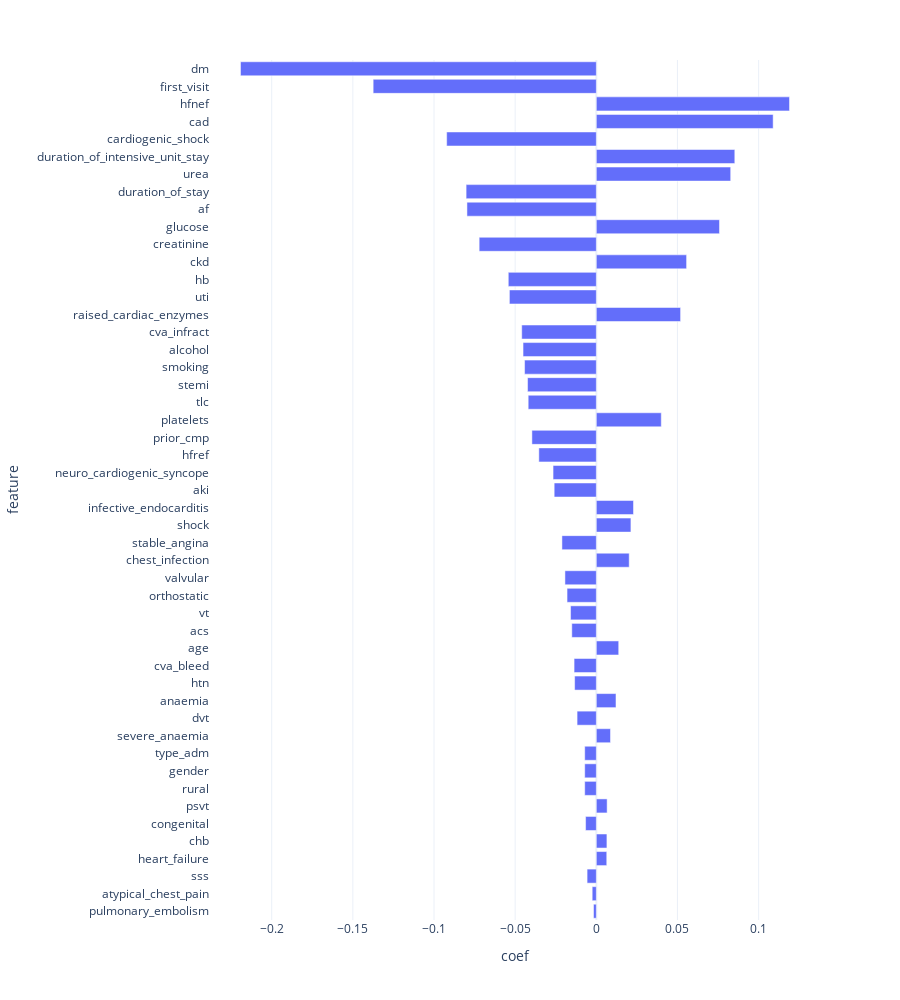

Here is the notebook cell this chart was saved with:
### Markdown cell above
### Feature importance

### Code cell
feat_importance, fig = plot_feat_imp(cols_x, estimator.coef_)
fig

### Figure 1 — Plotly figure (JSON) as saved in the notebook; plotly's stock layout.template omitted (floating-point values rounded to 4 significant figures)
{"data": [{"alignmentgroup": "True", "hovertemplate": "coef=%{x}<br>feature=%{y}<extra></extra>", "legendgroup": "", "marker": {"color": "#636efa"}, "name": "", "offsetgroup": "", "orientation": "h", "showlegend": false, "textposition": "auto", "type": "bar", "x": [-0.001735, -0.002547, -0.005683, 0.006423, 0.00652, -0.00662, 0.006652, -0.00716, -0.00716, -0.00716, 0.00873, -0.01185, 0.01211, -0.01337, -0.0137, 0.01379, -0.01511, -0.01588, -0.01803, -0.01934, 0.02025, -0.02119, 0.0213, 0.0229, -0.02597, -0.02665, -0.03542, -0.03969, 0.04001, -0.04198, -0.04238, -0.04421, -0.04514, -0.04596, 0.05191, -0.05356, -0.05424, 0.05561, -0.07219, 0.07586, -0.07971, -0.08023, 0.08278, 0.08532, -0.09221, 0.1089, 0.119, -0.1375, -0.2192], "xaxis": "x", "y": ["pulmonary_embolism", "atypical_chest_pain", "sss", "heart_failure", "chb", "congenital", "psvt", "rural", "gender", "type_adm", "severe_anaemia", "dvt", "anaemia", "htn", "cva_bleed", "age", "acs", "vt", "orthostatic", "valvular", "chest_infection", "stable_angina", "shock", "infective_endocarditis", "aki", "neuro_cardiogenic_syncope", "hfref", "prior_cmp", "platelets", "tlc", "stemi", "smoking", "alcohol", "cva_infract", "raised_cardiac_enzymes", "uti", "hb", "ckd", "creatinine", "glucose", "af", "duration_of_stay", "urea", "duration_of_intensive_unit_stay", "cardiogenic_shock", "cad", "hfnef", "first_visit", "dm"], "yaxis": "y"}], "layout": {"barmode": "relative", "height": 1000, "legend": {"tracegroupgap": 0}, "margin": {"t": 60}, "xaxis": {"anchor": "y", "domain": [0, 1], "title": {"text": "coef"}}, "yaxis": {"anchor": "x", "domain": [0, 1], "title": {"text": "feature"}}}}
